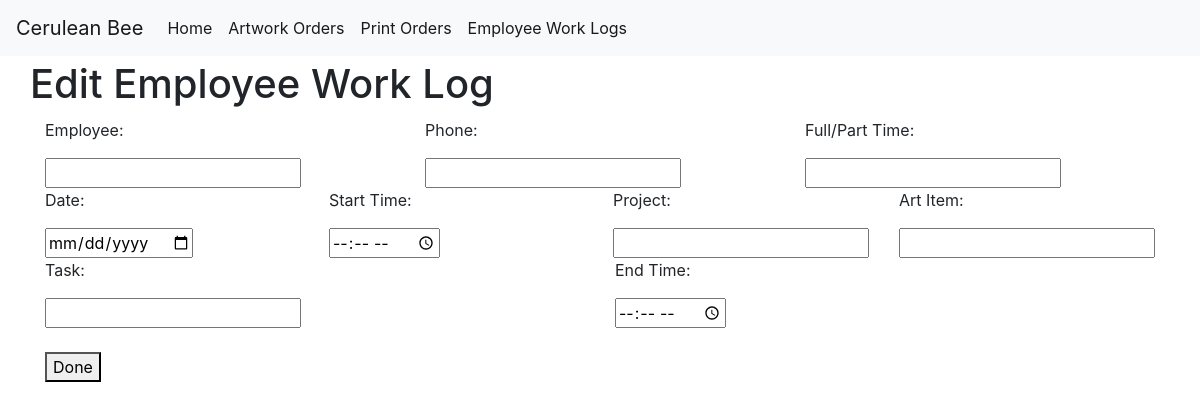
/edit_employee_work_log?id=1, run on an earlier commit of the app's database.
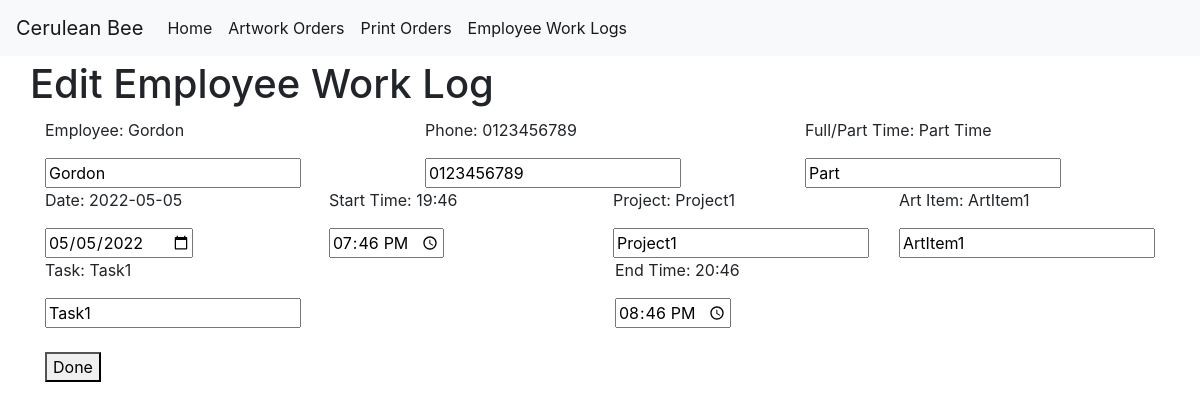
And on a later commit of the database.
### main.py (models this page shows)
class Employee_Work_Log(db.Model):
    id = db.Column(db.Integer, primary_key=True)
    employee = db.Column(db.String(250), nullable=True)
    phone = db.Column(db.String(250), nullable=True)
    full_part_time = db.Column(db.String(250), nullable=True)
    date = db.Column(db.String(250), nullable=True)
    start_time = db.Column(db.String(250), nullable=True)
    project = db.Column(db.String(250), nullable=True)
    art_item = db.Column(db.String(250), nullable=True)
    task = db.Column(db.String(250), nullable=True)
    end_time = db.Column(db.String(250), nullable=True)

### main.py (the view, shortened to what this page needs)
@app.route("/edit_employee_work_log", methods=["GET", "POST"])
def edit_employee_work_log():
    employee_work_log_id = request.args.get('id')
    employee_work_log_selected = Employee_Work_Log.query.get(employee_work_log_id)
    return render_template("edit_employee_work_log.html", employee_work_log=employee_work_log_selected)

### templates/edit_employee_work_log.html (shortened to what this page needs)
<!DOCTYPE html>
{% include "header.html" %}
<html lang="en">
<head>
</head>
<body>
    <h1 style="margin:60px 0px 10px 30px">Edit Employee Work Log</h1>
    <form action="{{ url_for('edit_employee_work_log') }}" method="POST">
        <div class="container">
            <div class="row">
                <div class="col">
                    <p>Employee: {{employee_work_log.employee}}</p>
                    <input name="employee" type="text" value = {{employee_work_log.employee}}><br>
                </div>
                <div class="col">
                    <p>Phone: {{employee_work_log.phone}}</p>
                    <input name="phone" type="text" value = {{employee_work_log.phone}}><br>
                </div>
                <div class="col">
                    <p>Full/Part Time: {{employee_work_log.full_part_time}}</p>
                    <input name="full_part_time" type="text" value = {{employee_work_log.full_part_time}}><br>
                </div>
            </div>
            <div class="row">
                <div class="col">
                    <p>Date: {{employee_work_log.date}}</p>
                    <input name="date" type="date" value = {{employee_work_log.date}}><br>
                </div>
                <div class="col">
                    <p>Start Time: {{employee_work_log.start_time}}</p>
                    <input name="start_time" type="time" value = {{employee_work_log.start_time}}><br>
                </div>
                <div class="col">
                    <p>Project: {{employee_work_log.project}}</p>
                    <input name="project" type="text" value = {{employee_work_log.project}}><br>
                </div>
                <div class="col">
                    <p>Art Item: {{employee_work_log.art_item}}</p>
                    <input name="art_item" type="text" value = {{employee_work_log.art_item}}><br>
                </div>
                <div class="col">
                    <p>Task: {{employee_work_log.task}}</p>
                    <input name="task" type="text" value = {{employee_work_log.task}}><br>
                </div>
                <div class="col">
                    <p>End Time: {{employee_work_log.end_time}}</p>
                    <input name="end_time" type="time" value = {{employee_work_log.end_time}}><br>
                </div>
            </div>
            <br>
            <button type="submit">Done</button>
        </div>
    </form>
</body>
</html>

What changed in the data, as far as the page shows it:
added Employee_Work_Log: employee "Gordon", phone "0123456789", full_part_time "Part Time", date "2022-05-05", date "05/05/2022", start_time "19:46", project "Project1", art_item "ArtItem1", task "Task1", end_time "20:46"
Also different on the page:
form field full_part_time: (not shown) → "Part"
